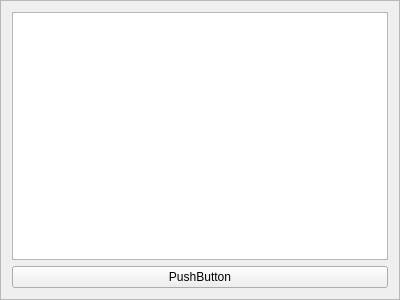
<?xml version="1.0" encoding="UTF-8"?>
<ui version="4.0">
 <class>Frame</class>
 <widget class="QFrame" name="Frame">
  <property name="geometry">
   <rect>
    <x>0</x>
    <y>0</y>
    <width>400</width>
    <height>300</height>
   </rect>
  </property>
  <property name="windowTitle">
   <string>Frame</string>
  </property>
  <property name="frameShape">
   <enum>QFrame::StyledPanel</enum>
  </property>
  <property name="frameShadow">
   <enum>QFrame::Raised</enum>
  </property>
  <layout class="QGridLayout" name="gridLayout">
   <item row="0" column="1">
    <widget class="QTreeView" name="source_treeview"/>
   </item>
   <item row="1" column="1">
    <widget class="QPushButton" name="finish_button">
     <property name="text">
      <string>PushButton</string>
     </property>
    </widget>
   </item>
  </layout>
 </widget>
 <resources/>
 <connections/>
</ui>
